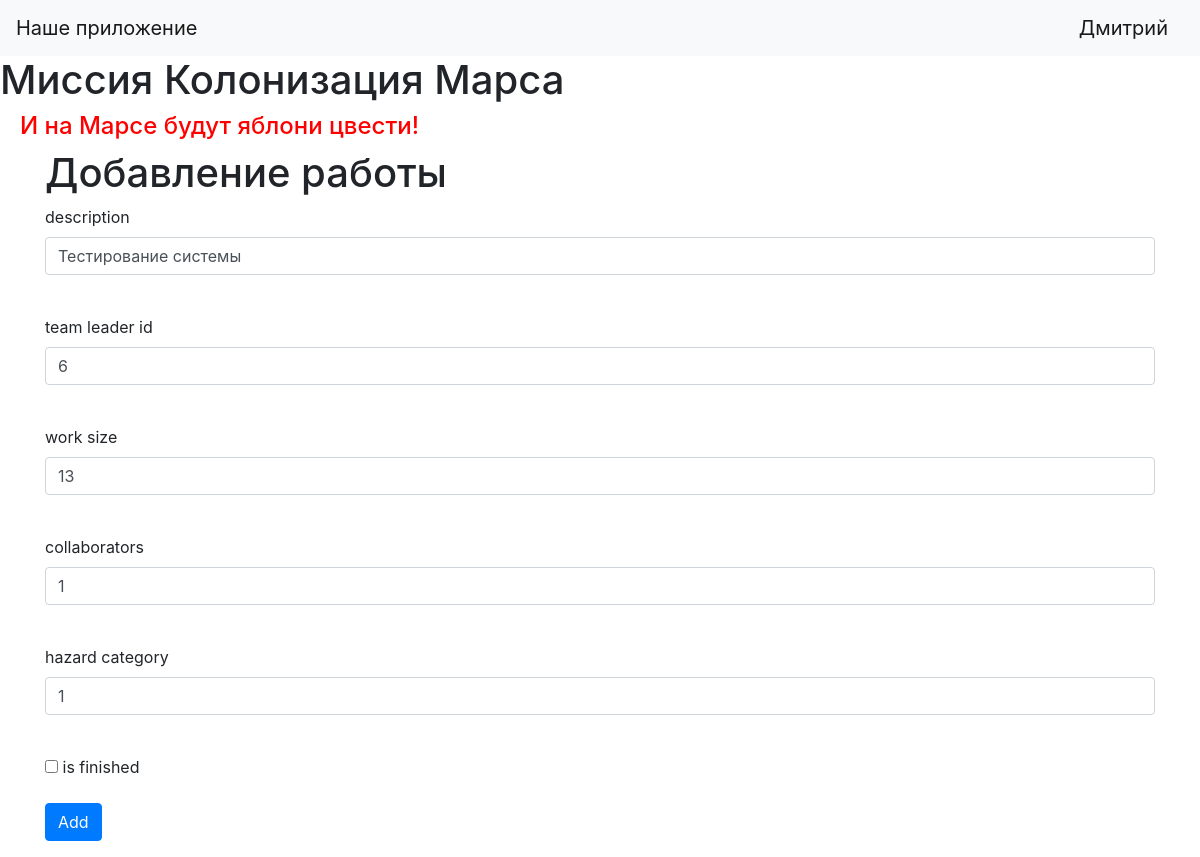
The app's page /jobs/2 (signed in) with its own data.
### data/users.py (models this page shows, shortened)
class User(SqlAlchemyBase, UserMixin):
    __tablename__ = 'users'
    id = sqlalchemy.Column(sqlalchemy.Integer,
                           primary_key=True, autoincrement=True)
    surname = sqlalchemy.Column(sqlalchemy.String)
    name = sqlalchemy.Column(sqlalchemy.String)
    age = sqlalchemy.Column(sqlalchemy.Integer)
    position = sqlalchemy.Column(sqlalchemy.String)
    speciality = sqlalchemy.Column(sqlalchemy.String)
    address = sqlalchemy.Column(sqlalchemy.String)
    email = sqlalchemy.Column(sqlalchemy.String,
                              unique=True)
    hashed_password = sqlalchemy.Column(sqlalchemy.String)
    modified_date = sqlalchemy.Column(sqlalchemy.DateTime,
                                      default=datetime.datetime.now)
    jobs = orm.relationship("Jobs", back_populates='user')

### data/jobs.py (models this page shows, shortened)
class Jobs(SqlAlchemyBase):
    __tablename__ = 'jobs'
    id = sqlalchemy.Column(sqlalchemy.Integer,
                           primary_key=True, autoincrement=True)
    team_leader = sqlalchemy.Column(sqlalchemy.Integer, sqlalchemy.ForeignKey("users.id"))
    job = sqlalchemy.Column(sqlalchemy.String)
    work_size = sqlalchemy.Column(sqlalchemy.Integer)
    collaborators = sqlalchemy.Column(sqlalchemy.Integer)
    start_date = sqlalchemy.Column(sqlalchemy.DateTime)
    end_date = sqlalchemy.Column(sqlalchemy.DateTime)
    hazard_cat = sqlalchemy.Column(sqlalchemy.Integer, sqlalchemy.ForeignKey("categories.id"))
    is_finished = sqlalchemy.Column(sqlalchemy.Boolean)
    user = orm.relationship("User")
    category = orm.relationship("Categories")

### main.py (the view, shortened to what this page needs)
@app.route('/jobs/<int:id>', methods=['GET', 'POST'])
@login_required
def edit_job(id):
    form = JobsForm()
    if request.method == "GET":
        db_sess = db_session.create_session()
        jobs = db_sess.query(Jobs).filter(Jobs.id == id,
                                          Jobs.team_leader == current_user.id
                                          ).first()
        if jobs:
            form.team_leader_id.data = jobs.team_leader
            form.job.data = jobs.job
            form.work_size.data = jobs.work_size
            form.collaborators.data = jobs.collaborators
            form.hazard_cat.data = jobs.hazard_cat
            form.is_finished.data = jobs.is_finished
        else:
            abort(404)
    return render_template('add_jobs.html',
                           title='Редактирование новости',
                           form=form
                           )

### forms/jobs.py
class JobsForm(FlaskForm):
    job = StringField("description", validators=[DataRequired()])
    team_leader_id = IntegerField("team leader id", validators=[DataRequired()])
    work_size = IntegerField("work size", validators=[DataRequired()])
    collaborators = StringField("collaborators", validators=[DataRequired()])
    hazard_cat = IntegerField("hazard category", validators=[DataRequired()])
    is_finished = BooleanField("is finished")
    submit = SubmitField("Add")

### data/db_session.py (called while the page is built)
def create_session() -> Session:
    global __factory
    return __factory()

### main.py (called while the page is built)
@login_manager.user_loader
def load_user(user_id):
    db_sess = db_session.create_session()
    return db_sess.query(User).get(user_id)

### templates/add_jobs.html (shortened to what this page needs)
{% extends "base.html" %}
{% block content %}
<h1>Добавление работы</h1>
<form action="" method="post">
    <p>
        {{ form.job.label }}<br>
        {{ form.job(class="form-control") }}<br>
    </p>
    <p>
        {{ form.team_leader_id.label }}<br>
        {{ form.team_leader_id(class="form-control") }}<br>
    </p>
    <p>
        {{ form.work_size.label }}<br>
        {{ form.work_size(class="form-control") }}<br>
    </p>
    <p>
        {{ form.collaborators.label }}<br>
        {{ form.collaborators(class="form-control") }}<br>
    </p>
    <p>
        {{ form.hazard_cat.label }}<br>
        {{ form.hazard_cat(class="form-control") }}<br>
    </p>
    <p>{{ form.is_finished() }} {{ form.is_finished.label }}</p>
    <p>{{ form.submit(type="submit", class="btn btn-primary") }}</p>
</form>
{% endblock %}

### templates/base.html (shortened to what this page needs)
<!doctype html>
<html lang="en">
<head>
    <link rel="stylesheet"
          href="https://stackpath.bootstrapcdn.com/bootstrap/4.4.1/css/bootstrap.min.css"
>
    <link rel="stylesheet" type="text/css" href="{{url_for('static', filename='css/style.css')}}"/>
</head>
<body>
<header>
    <nav class="navbar navbar-light bg-light">
        <a class="navbar-brand" href="#">Наше приложение</a>
        {% if current_user.is_authenticated %}
        <a class="navbar-brand" href="/logout">{{ current_user.name }}</a>
        {% else %}
        <p>
            <a class="btn btn-primary " href="/register">Зарегистрироваться</a>
            <a class="btn btn-success" href="/login">Войти</a>
        </p>
        {% endif %}
    </nav>
</header>
<h1>Миссия Колонизация Марса</h1>
<h4>И на Марсе будут яблони цвести!</h4>
<main role="main" class="container">
    {% block content %}{% endblock %}
</main>
</body>

### static/css/style.css (style rules this page uses)
h4 { color: #ff0000; padding-left: 20px; }

### records on screen
User: name "Дмитрий"
Jobs: job "Тестирование системы", work_size "13", collaborators "1", hazard_cat "1"
